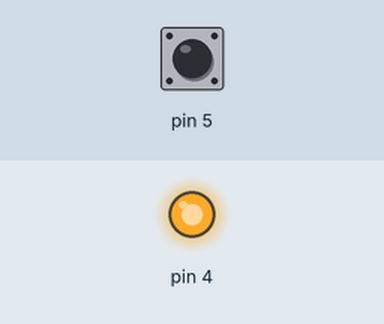
Recording of a sketch running on a simulated Arduino Uno, built with avr-gcc and run on an emulated ATmega328P. Shown: output pins drawn as LEDs (lit = HIGH). Dashed ring = blinking. The test bench sets the inputs (shaded band); at power-on: pin 5 HIGH.

Above: at 1.3 s.
1.4 s: pin 5 pulled LOW for 1 s
At 1.62 s:
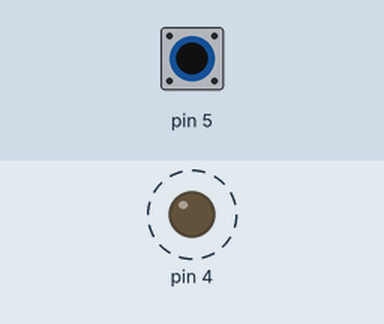
3.9 s: pin 5 pulled LOW for 0.3 s
At 4.5 s:
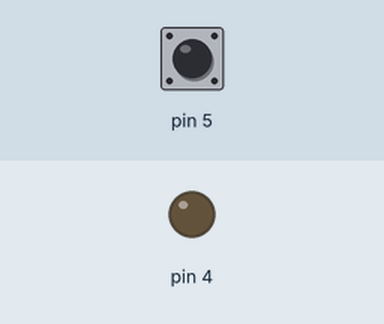
5.7 s: pin 5 pulled LOW for 3.2 s
At 9.9 s:
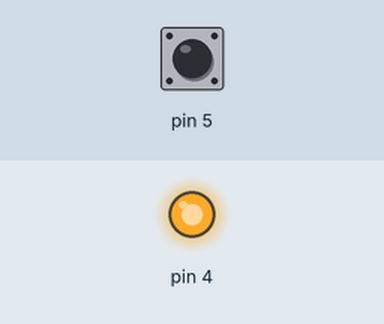
Timing chart, 0 to 11.4 s (numbered marks = the images above; inputs shaded):
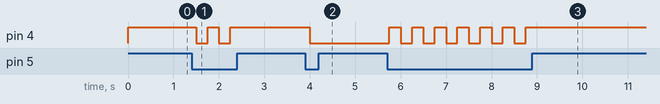

Measured:
- after the input at 1.4 s, pin 4: alternates HIGH for 0.25 s and LOW for 0.25 s, 4 changes in all, then stays HIGH, starting after 0.10 s
- after the input at 3.9 s, pin 4: HIGH → LOW after 0.10 s
- after the input at 5.7 s, pin 4: alternates HIGH for 0.25 s and LOW for 0.25 s, 13 changes in all, then stays HIGH, starting after 0.05 s

The sketch:

SWITCH_LATCH.ino
```cpp
int prev=0;
void setup()
{
  pinMode(5,INPUT_PULLUP);
  pinMode(4,OUTPUT);
}

void loop()
{
  int swtch = digitalRead(5);
  if(swtch==0)
  {
     if(prev==1)
      prev=0;
     else
      prev=1;
  }

  if(prev==0)
    digitalWrite(4,HIGH);
  else
    digitalWrite(4,LOW);

  delay(250);
}
```
